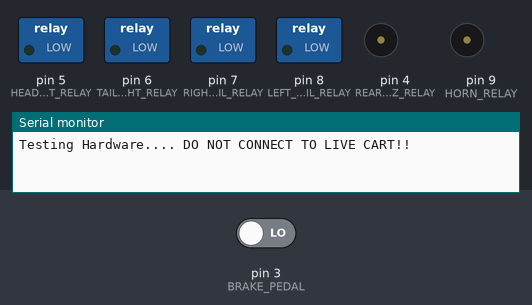
Simulated run of this sketch. Board: Arduino Uno, built with avr-gcc and run on an emulated ATmega328P. Shown: switched loads named in the sketch (green lamp = pin HIGH), buzzer (waves = sounding, pin HIGH), the last lines printed to the serial monitor. The test bench sets the inputs (shaded band); at power-on: pin 3 (BRAKE_PEDAL) LOW.

Above: at 1.0 s.
At 2.5 s:
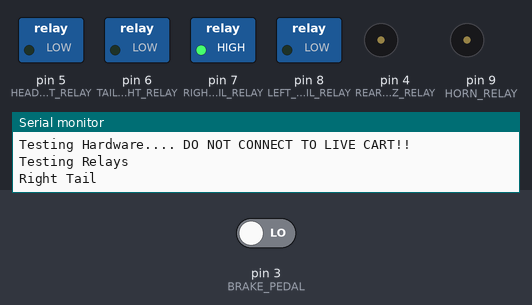
Timing chart, 0 to 4.6 s (numbered marks = the images above):
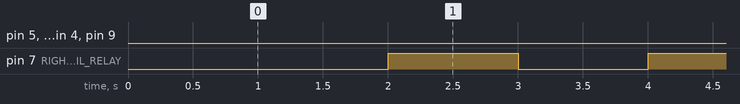

Measured:
- by itself, pin 5 (HEAD_LIGHT_RELAY): LOW → HIGH at 14.0 s, → LOW 1.0 s later, → HIGH 1.0 s later, → LOW 1.0 s later, … (4 changes in this stretch)
- by itself, pin 6 (TAIL_LIGHT_RELAY): LOW → HIGH at 10.0 s, → LOW 1.0 s later, → HIGH 1.0 s later, → LOW 1.0 s later, … (4 changes in this stretch)
- by itself, pin 7 (RIGHT_TAIL_RELAY): alternates HIGH for 1.0 s and LOW for 1.0 s, 4 changes in all, then stays LOW
- by itself, pin 8 (LEFT_TAIL_RELAY): LOW → HIGH at 6.0 s, → LOW 1.0 s later, → HIGH 1.0 s later, → LOW 1.0 s later, … (4 changes in this stretch)
- by itself, pin 4 (REAR_BUZZ_RELAY): LOW → HIGH at 22.0 s, → LOW 1.0 s later, → HIGH 1.0 s later, → LOW 1.0 s later, … (4 changes in this stretch)
- by itself, pin 9 (HORN_RELAY): LOW → HIGH at 18.0 s, → LOW 1.0 s later, → HIGH 1.0 s later, → LOW 1.0 s later, … (4 changes in this stretch)

The sketch:

acc_mod_test.ino
```cpp
#define TEST_RELAYS
#define TEST_PEDAL

#include <Arduino.h>

#ifdef TEST_RELAYS
    #define LEFT_TAIL_RELAY 8
    #define RIGHT_TAIL_RELAY 7
    #define TAIL_LIGHT_RELAY 6
    #define HEAD_LIGHT_RELAY 5
    #define REAR_BUZZ_RELAY 4
    #define HORN_RELAY 9
#endif

#ifdef TEST_PEDAL
    #define BRAKE_PEDAL 3
    volatile bool pressed;
#endif

void setup() {
    Serial.begin(115200);
    Serial.println("Testing Hardware.... DO NOT CONNECT TO LIVE CART!!");
    delay(2000);

    #ifdef TEST_RELAYS
        Serial.println("Testing Relays");

        Serial.println("Right Tail");
        pinMode(RIGHT_TAIL_RELAY, OUTPUT);
        for (int i = 0; i < 2; i++) {
            digitalWrite(RIGHT_TAIL_RELAY, HIGH);
            delay(1000);
            digitalWrite(RIGHT_TAIL_RELAY, LOW);
            delay(1000);

        }

        Serial.println("Left Tail");
        pinMode(LEFT_TAIL_RELAY, OUTPUT);
        for (int i = 0; i < 2; i++) {
            digitalWrite(LEFT_TAIL_RELAY, HIGH);
            delay(1000);
            digitalWrite(LEFT_TAIL_RELAY, LOW);
            delay(1000);

        }

        Serial.println("Tail");
        pinMode(TAIL_LIGHT_RELAY, OUTPUT);
        for (int i = 0; i < 2; i++) {
            digitalWrite(TAIL_LIGHT_RELAY, HIGH);
            delay(1000);
            digitalWrite(TAIL_LIGHT_RELAY, LOW);
            delay(1000);

        }

        Serial.println("Head");
        pinMode(HEAD_LIGHT_RELAY, OUTPUT);
        for (int i = 0; i < 2; i++) {
            digitalWrite(HEAD_LIGHT_RELAY, HIGH);
            delay(1000);
            digitalWrite(HEAD_LIGHT_RELAY, LOW);
            delay(1000);

        }

        Serial.println("Horn");
        pinMode(HORN_RELAY, OUTPUT);
        for (int i = 0; i < 2; i++) {
            digitalWrite(HORN_RELAY, HIGH);
            delay(1000);
            digitalWrite(HORN_RELAY, LOW);
            delay(1000);

        }

        Serial.println("Buzz");
        pinMode(REAR_BUZZ_RELAY, OUTPUT);
        for (int i = 0; i < 2; i++) {
            digitalWrite(REAR_BUZZ_RELAY, HIGH);
            delay(1000);
            digitalWrite(REAR_BUZZ_RELAY, LOW);
            delay(1000);

        }

        Serial.println("Done");
    #endif

    #ifdef TEST_PEDAL
        Serial.println("Tesing Pedal Switch");
        pinMode(BRAKE_PEDAL, INPUT);
        pressed = false;
        attachInterrupt(digitalPinToInterrupt(BRAKE_PEDAL), pedal_pressed, RISING);

        while(!pressed) {
            Serial.println("Press and Hold Pedal");
            delay(1000);

        }

        while(pressed) {
            Serial.println("Release Pedal");
            delay(1000);

        }

        Serial.println("Done");
    #endif

}

void loop() {
    Serial.println("Test Bank Complete");
    delay(10000);

}

#ifdef TEST_PEDAL

    void pedal_pressed() {
        pressed = true;
        Serial.println("Pedal Pressed");
        attachInterrupt(digitalPinToInterrupt(BRAKE_PEDAL), pedal_released, RISING);

    }

    void pedal_released() {
        pressed = false;
        Serial.println("Pedal Released");
        attachInterrupt(digitalPinToInterrupt(BRAKE_PEDAL), pedal_pressed, FALLING);

    }

#endif
```
